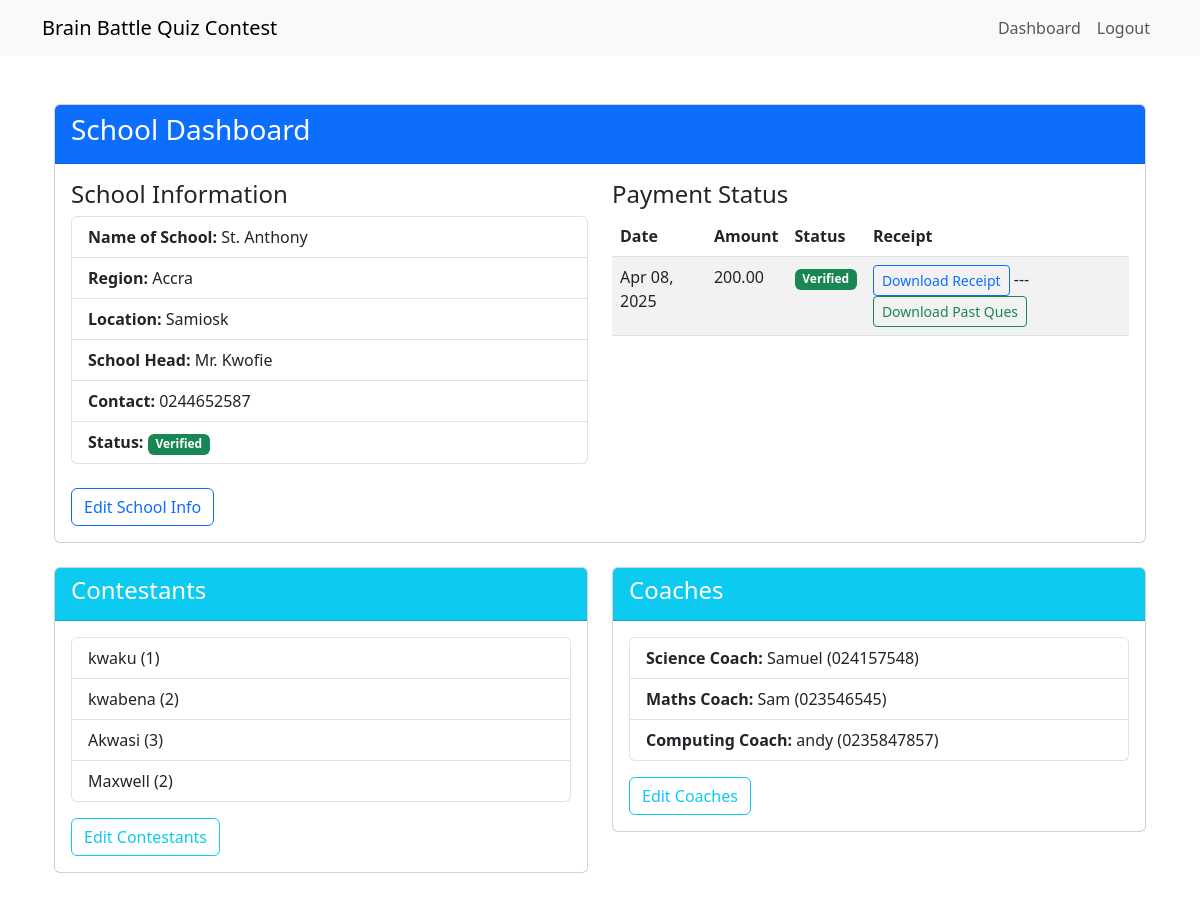
The page /registration/dashboard/ (signed in) on the database its author committed.
### registration/models.py (models this page shows, shortened)
class School(models.Model):
    REGION_CHOICES = (
        ('Accra', 'Greater Accra'),
        ('Central', 'Central'),
        ('Western', 'Western'),
        ('Northern', 'Northern'),
        ('Ashanti', 'Ashanti'),
        ('Eastern', 'Eastern'),
        ('Volta', 'Volta'),
        ('Ahafo', 'Ahafo'),
        ('Bono', 'Bono'),
        ('Bono East', 'Bono East'),
        ('Upper East', 'Upper East'),
        ('Upper West', 'Upper West'),
        ('Savannah', 'Savannah'),
        ('North East', 'North East'),
        ('Oti', 'Oti'),
        ('Western North', 'Western North'),
    )
    user = models.OneToOneField(User, on_delete=models.CASCADE, related_name='school')
    name_of_school = models.CharField(max_length=200)
    region = models.CharField(max_length=20, choices=REGION_CHOICES, default="Not Selected")
    location = models.CharField(max_length=200)
    school_head_name = models.CharField(max_length=100)
    school_contact = models.CharField(max_length=20, validators=[RegexValidator(r'^\+?1?\d{9,15}$')])
    registration_complete = models.BooleanField(default=False)
    payment_verified = models.BooleanField(default=False)
    created_at = models.DateTimeField(auto_now_add=True)
    updated_at = models.DateTimeField(auto_now=True)

class Payment(models.Model):
    school = models.ForeignKey(School, on_delete=models.CASCADE, related_name='payments')
    amount = models.DecimalField(max_digits=10, decimal_places=2)
    paystack_ref = models.CharField(max_length=100)
    verified = models.BooleanField(default=False)
    date_created = models.DateTimeField(auto_now_add=True)

class Contestant(models.Model):
    school = models.ForeignKey(School, on_delete=models.CASCADE, related_name='contestants')
    name = models.CharField(max_length=100, null=True, blank=True)
    year_form = models.CharField(max_length=50, null=True, blank=True)

class Coach(models.Model):
    COACH_TYPES = (
        ('science', 'Science Coach'),
        ('maths', 'Maths Coach'),
        ('computing', 'Computing Coach'),
    )
    school = models.ForeignKey(School, on_delete=models.CASCADE, related_name='coaches')
    coach_type = models.CharField(max_length=20, choices=COACH_TYPES)
    name = models.CharField(max_length=100, null=True, blank=True)
    contact_number = models.CharField(max_length=20, validators=[RegexValidator(r'^\+?1?\d{9,15}$')])
    class Meta:
        unique_together = ('school', 'coach_type')

### registration/views.py (the view)
# urls.py: path('dashboard/', views.dashboard_view, name='dashboard'),
@login_required
def dashboard_view(request):
    try:
        school = request.user.school
        context = {
            'school': school,
            'contestants': school.contestants.all(),
            'coaches': school.coaches.all(),
            'payments': school.payments.filter(verified=True),
        }
        return render(request, 'registration/dashboard.html', context)
    except School.DoesNotExist:
        messages.warning(request, 'Please complete your registration.')
        return redirect('school_info')

### templates/registration/dashboard.html (shortened to what this page needs)
{% extends "base.html" %} {% load static %}  {% block content %}
<div class="container mt-5 vh-100">
  <div class="row vh-100">
    <div class="col-md-12">
      <div class="card mb-4">
        <div class="card-header bg-primary text-white">
          <h3>School Dashboard</h3>
        </div>
        <div class="card-body">
          <div class="row">
            <div class="col-md-6">
              <h4>School Information</h4>
              <ul class="list-group mb-4">
                <li class="list-group-item">
                  <strong>Name of School:</strong> {{ school.name_of_school }}
                </li>
                <li class="list-group-item">
                  <strong>Region:</strong> {{ school.region }}
                </li>
                <li class="list-group-item">
                  <strong>Location:</strong> {{ school.location }}
                </li>
                <li class="list-group-item">
                  <strong>School Head:</strong> {{ school.school_head_name }}
                </li>
                <li class="list-group-item">
                  <strong>Contact:</strong> {{ school.school_contact }}
                </li>
                <li class="list-group-item">
                  <strong>Status:</strong>
                  {% if school.payment_verified %}
                  <span class="badge bg-success">Verified</span>
                  {% else %}
                  <span class="badge bg-warning">Pending Verification</span>
                  {% endif %}
                </li>
              </ul>
              <a href="{% url 'school_info' %}" class="btn btn-outline-primary"
                >Edit School Info</a
              >
            </div>
            <div class="col-md-6">
              <h4>Payment Status</h4>
              {% if payments %}
              <div class="table-responsive">
                <table class="table table-striped">
                  <thead>
                    <tr>
                      <th>Date</th>
                      <th>Amount</th>
                      <th>Status</th>
                      <th>Receipt</th>
                    </tr>
                  </thead>
                  <tbody>
                    {% for payment in payments %}
                    <tr>
                      <td>{{ payment.date_created|date:"M d, Y" }}</td>
                      <td>{{ payment.amount }}</td>
                      <td>
                        {% if payment.verified %}
                        <span class="badge bg-success">Verified</span>
                        {% else %}
                        <span class="badge bg-warning">Pending</span>
                        {% endif %}
                      </td>
                      <td>
                        {% if payment.verified %}
                        <a
                          href="{% url 'receipt_pdf' payment.id %}"
                          class="btn btn-sm btn-outline-primary"
                        >
                          Download Receipt
                        </a>
                        ---
                        <span>
                          <a
                            href="{% url 'download_all' %}"
                            class="btn btn-sm btn-outline-success"
                            >Download Past Ques</a
                          >
                        </span>
                        {% endif %}
                      </td>
                    </tr>
                    {% endfor %}
                  </tbody>
                </table>
              </div>
              {% else %}
              <div class="alert alert-info">No payment records found.</div>
              {% endif %}
            </div>
          </div>
        </div>
      </div>
      <div class="row">
        <div class="col-md-6">
          <div class="card mb-4">
            <div class="card-header bg-info text-white">
              <h4>Contestants</h4>
            </div>
            <div class="card-body">
              {% if contestants %}
              <ul class="list-group">
                {% for contestant in contestants %}
                <li class="list-group-item">
                  {{ contestant.name }} ({{ contestant.year_form }})
                </li>
                {% endfor %}
              </ul>
              {% else %}
              <p class="text-muted">No contestants registered yet.</p>
              {% endif %}
              <a
                href="{% url 'contestant_info' %}"
                class="btn btn-outline-info mt-3"
                >Edit Contestants</a
              >
            </div>
          </div>
        </div>
        <div class="col-md-6">
          <div class="card mb-4">
            <div class="card-header bg-info text-white">
              <h4>Coaches</h4>
            </div>
            <div class="card-body">
              {% if coaches %}
              <ul class="list-group">
                {% for coach in coaches %}
                <li class="list-group-item">
                  <strong>{{ coach.get_coach_type_display }}:</strong>
                  {{ coach.name }} ({{ coach.contact_number }})
                </li>
                {% endfor %}
              </ul>
              {% else %}
              <p class="text-muted">No coaches registered yet.</p>
              {% endif %}
              <a href="{% url 'coach_info' %}" class="btn btn-outline-info mt-3"
                >Edit Coaches</a
              >
            </div>
          </div>
        </div>
      </div>
    </div>
  </div>
</div>
{% endblock %}

### rows shown on the page
School: name_of_school "St. Anthony", region "Accra", location "Samiosk", school_head_name "Mr. Kwofie", school_contact "0244652587"
Payment: date_created "Apr 08, 2025", amount "200.00", verified "Verified"
Contestant: name "kwaku", year_form "1"
Contestant: name "kwabena", year_form "2"
Contestant: name "Akwasi", year_form "3"
Contestant: name "Maxwell", year_form "2"
Coach: coach_type "Science Coach", name "Samuel", contact_number "024157548"
Coach: coach_type "Maths Coach", name "Sam", contact_number "023546545"
Coach: coach_type "Computing Coach", name "andy", contact_number "0235847857"
